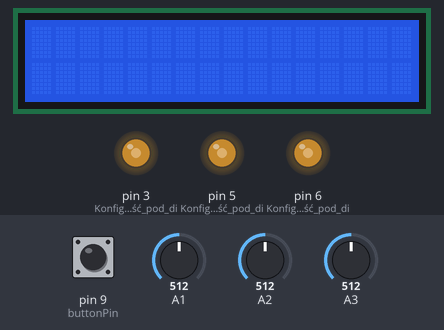
A sketch run on a simulated Arduino Uno, built with avr-gcc and run on an emulated ATmega328P. Parts: 16×2 character LCD, output pins drawn as LEDs (lit = HIGH). The test bench sets the inputs (shaded band); at power-on: pin 9 (buttonPin) HIGH, A1 = 512, A2 = 512, A3 = 512. What the sketch prints to the serial monitor is not drawn.

Above: at 1.2 s.
1.3 s: pin 9 (buttonPin) pulled LOW for 0.15 s
At 1.41 s:
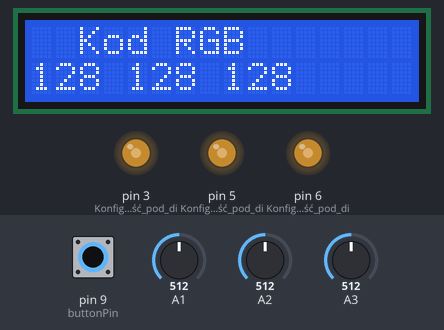
3.0 s: A1 set to 900
At 4.1 s:
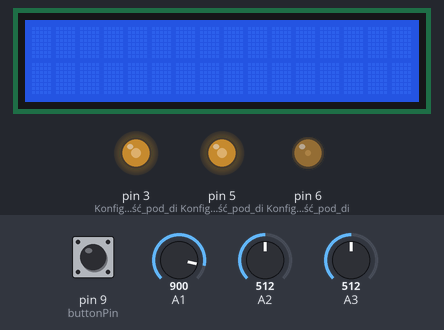
4.5 s: A2 set to 614
At 5.9 s:
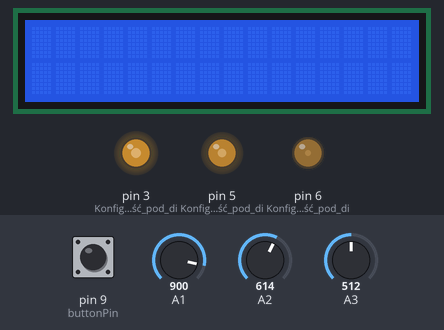
7.5 s: A2 set to 644
At 8.0 s:
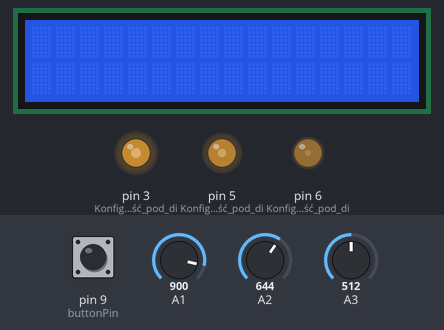
10.5 s: A3 set to 611
At 12.0 s:
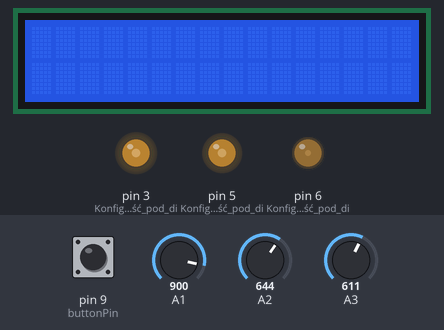
13.5 s: A3 set to 644
At 14.8 s:
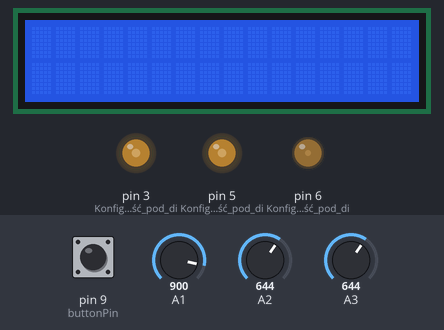
Timing chart, 0 to 16.5 s (numbered marks = the images above; inputs shaded):
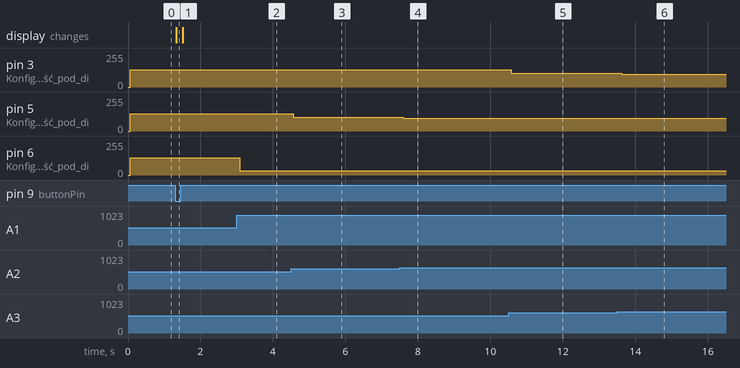

Measured:
- after the input at 1.3 s, the display: changes at once (image 1)
- after the input at 3.0 s, pin 6 (Konfiguracja_wyjść_pod_di): 128/255 → 31/255 after 0.08 s
- after the input at 4.5 s, pin 5 (Konfiguracja_wyjść_pod_di): 128/255 → 102/255 after 0.06 s
- after the input at 7.5 s, pin 5 (Konfiguracja_wyjść_pod_di): 102/255 → 95/255 after 0.09 s
- after the input at 10.5 s, pin 3 (Konfiguracja_wyjść_pod_di): 128/255 → 103/255 after 0.07 s
- after the input at 13.5 s, pin 3 (Konfiguracja_wyjść_pod_di): 103/255 → 95/255 after 0.12 s

The sketch:

Anduino_RBG.ino
```cpp
#include <LiquidCrystal_I2C.h>
#include <Wire.h>
LiquidCrystal_I2C lcd(0x27,16,2);
int odczytanaWartosc1 = 0; //Zmienna do przechowywania odczytu ADC
int buttonState = 0;
int odczytanaWartosc2 = 0;
const int buttonPin = 9;
int odczytanaWartosc3 = 0;

void setup() {
  pinMode(3, OUTPUT); //Konfiguracja wyjść pod diodę LED czerwoną
  pinMode(5, OUTPUT); //Konfiguracja wyjść pod diodę LED zieloną
  pinMode(6, OUTPUT); //Konfiguracja wyjść pod diodę LED niebieską
  Serial.begin(9600);
  lcd.init();
  lcd.clear();
  lcd.backlight();
  pinMode(buttonPin, INPUT_PULLUP);
}

void loop() {
  odczytanaWartosc1 = analogRead(A3);//Odczytanie wartości z ADC czerwony
  odczytanaWartosc2 = analogRead(A2);//Odczytanie wartości z ADC zielony
  odczytanaWartosc3 = analogRead(A1);//Odczytanie wartości z ADC niebieski
  odczytanaWartosc1 = map(odczytanaWartosc1, 0, 1023, 255, 0);
  odczytanaWartosc2 = map(odczytanaWartosc2, 0, 1023, 255, 0);
  odczytanaWartosc3 = map(odczytanaWartosc3, 0, 1023, 255, 0);
  Serial.println("kolor czerwony");
  Serial.println(odczytanaWartosc1);
  Serial.println("kolor zielony");
  Serial.println(odczytanaWartosc2);
  Serial.println("kolor niebieski");
  Serial.println(odczytanaWartosc3);
  analogWrite(3, odczytanaWartosc1);
  analogWrite(5, odczytanaWartosc2);
  analogWrite(6, odczytanaWartosc3);
  buttonState = digitalRead(buttonPin);
    if (buttonState == LOW) {
      lcd.clear();
      lcd.setCursor(2,0);   //Set cursor to character 2 on line 0
      lcd.print("Kod RGB");
      lcd.setCursor(0,1);   //Move cursor to character 2 on line 1
      lcd.print(odczytanaWartosc1);
      lcd.setCursor(4,1);   //Move cursor to character 2 on line 1
      lcd.print(odczytanaWartosc2);
      lcd.setCursor(8,1);   //Move cursor to character 2 on line 1
      lcd.print(odczytanaWartosc3);
    } else {
      lcd.clear();
      }
}
```
